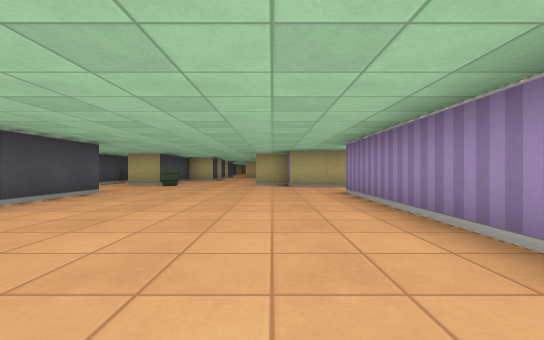
View 1 (above)

20 first-person views from a walk through a cub3D level. The camera is about half as high as the walls, looks level and sees 90° across. The floor is counted in squares. Each view is taken from the middle of a square. On the plan, view 1 faces up. The plan holds only what a view shows up to about 9 squares ahead; the rest is blank.

View 2
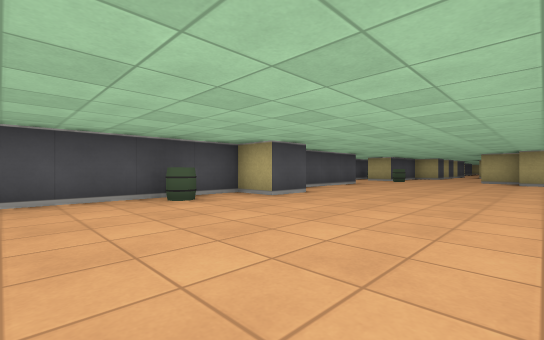

View 3
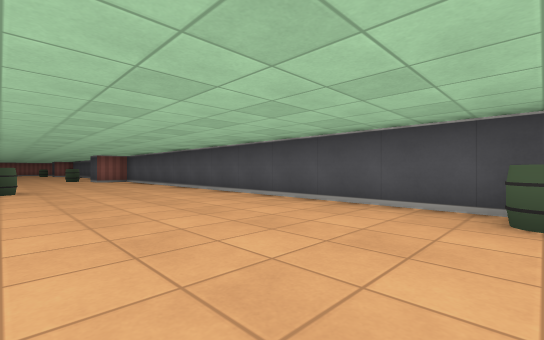

View 4
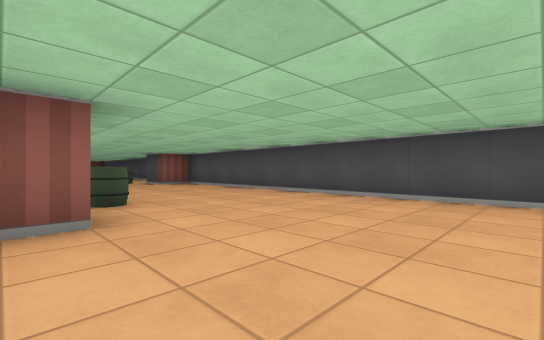

View 5
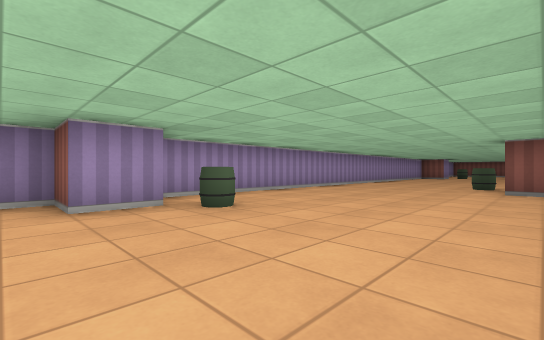

View 6
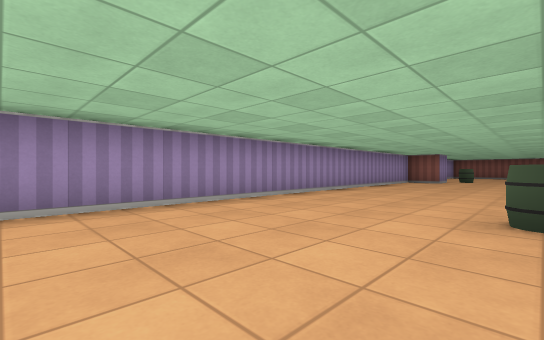

View 7
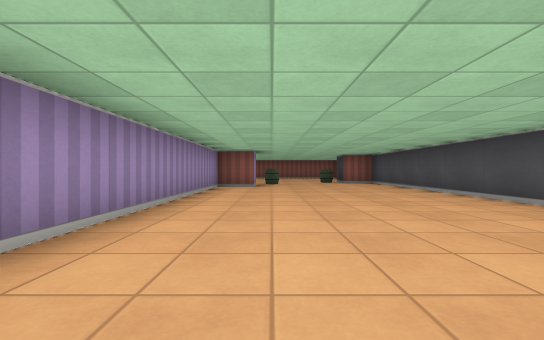

View 8
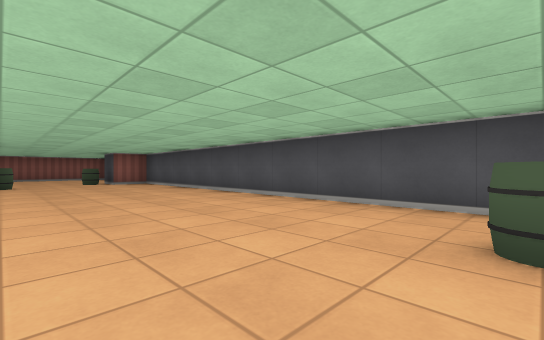

View 9
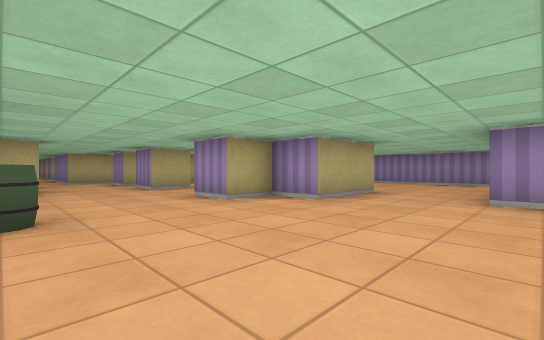

View 10
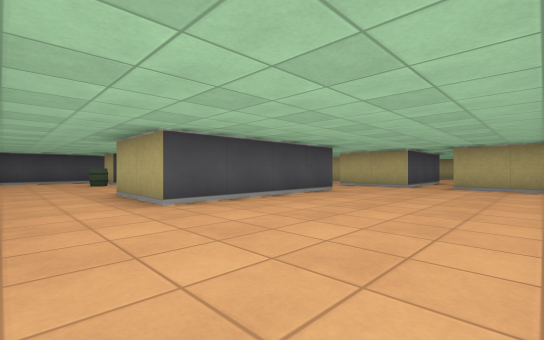

View 11
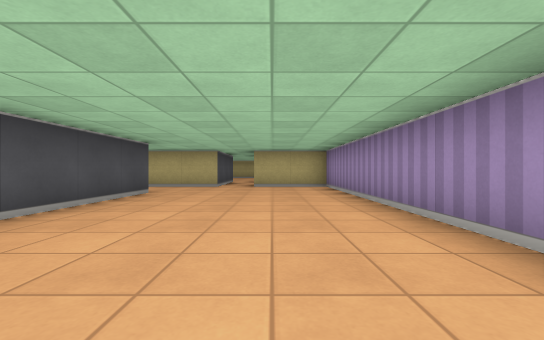

View 12
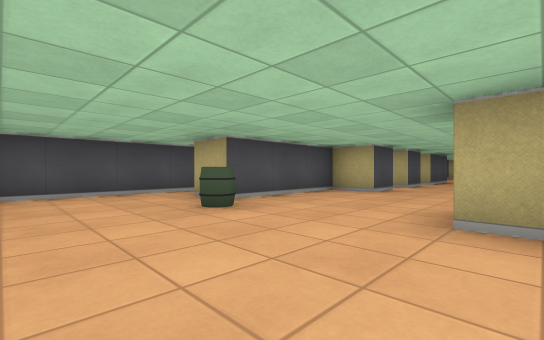

View 13
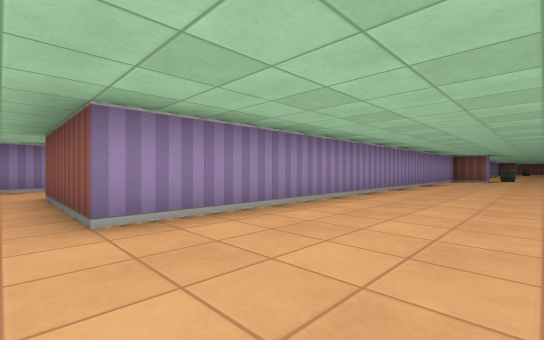

View 14
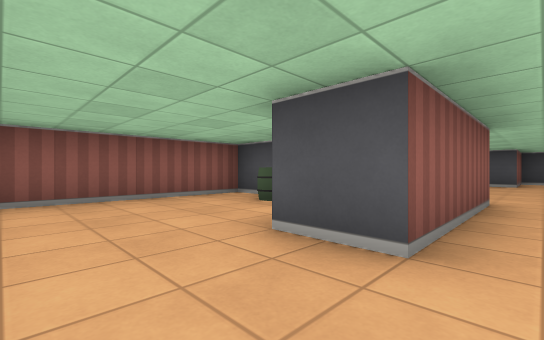

View 15
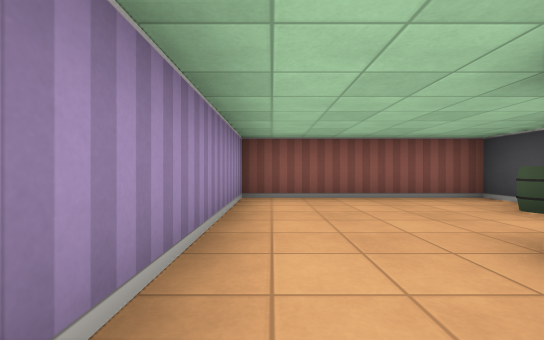

View 16
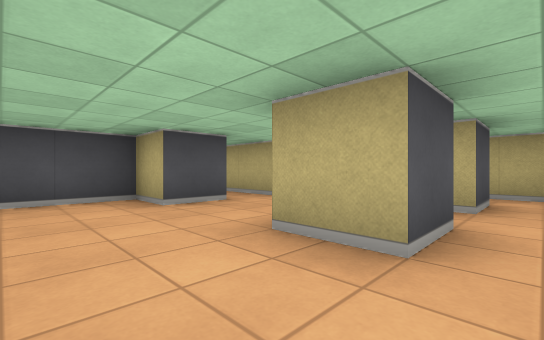

View 17
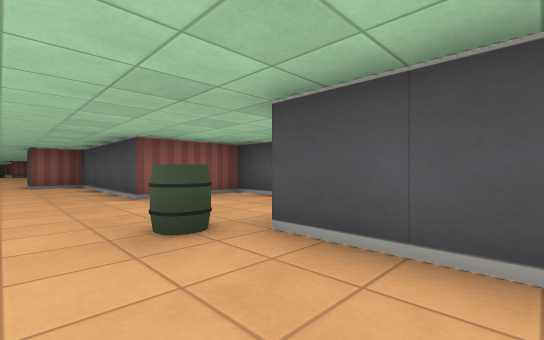

View 18
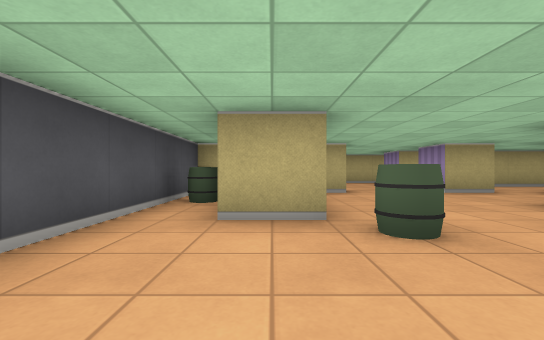

View 19
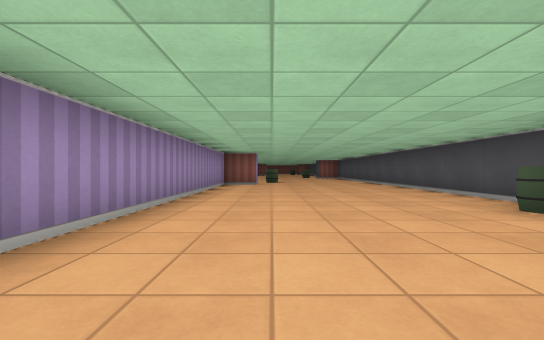

View 20
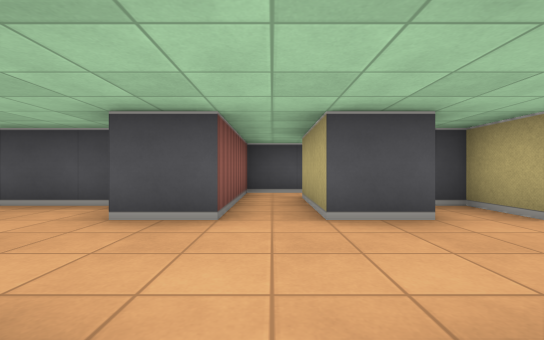

### Floor plan
Points are (right, up) in squares from view 1. A wall is a line through its corners. A room is listed if a view was taken in it or the views show most of it. See-through windows are left out.
Room 1 (views 1, 2, 3, 4, 5, 6, 7, 8, 9, 12, 13, 16, 17, 18, 19, 20)
walls: (0.5, -7.6) (0.5, -6.5) (1.5, -6.5) (1.5, 5.5); (-3.2, -12.5) (-2.5, -12.5) (-2.5, -13.2); (-4.5, 5.5) (-3.5, 5.5) (-3.5, 1.5) (-2.5, 1.5) (-2.5, 0.5) (-3.5, 0.5) (-3.5, -12.2); (-3.5, -14) (-3.5, -23.2); (1.5, 7.5) (0.5, 7.5) (0.5, 8.5) (-0.5, 8.5) (-0.5, 9.5); (0.5, 12.5) (0.5, 11.5) (-0.5, 11.5) (-0.5, 12.5); (-4.5, 12.5) (-2.5, 12.5) (-2.5, 11.5) (-3.5, 11.5) (-3.5, 8.5) (-4.5, 8.5); (0.5, -22.1) (0.5, -21.5) (1.5, -21.5) (1.5, -7.9); (0.5, 14.5) (0.5, 13.5) (-0.5, 13.5) (-0.5, 14.5); (-2.5, 14.6) (-2.5, 13.5) (-4.4, 13.5); (-2.5, 15.5) (-3.5, 15.5) (-3.5, 15); (1, 15.5) (-1.5, 15.5); (-3.2, -23.5) (-2.5, -23.5)
ways out: opening at (2, 6.5) to room 2; opening at (2, 12.5) to room 2; opening at (-4, 6.5) to room 4; opening at (-3.5, 13); opening at (-2, 15); opening at (-1.5, -22.5)
objects: barrel (-3, -1); barrel (-3, 8); barrel (-2, -14); barrel (0, -8)
Room 2 (views 10, 11, 14, 15)
walls: (2.5, 11.5) (2.5, 7.5) (1.5, 7.5); (3.5, 13.5) (1.5, 13.5); (1.5, 5.5) (4.5, 5.5); (6.5, 5.5) (6.5, 13.5) (4.5, 13.5)
ways out: opening at (2, 6.5) to room 1; opening at (2, 12.5) to room 1; opening at (5.5, 5) to room 3; opening at (4, 14)
Room 3 (no view inside)
walls: (2.5, 2.5) (2.5, 1.5) (6.5, 1.5) (6.5, 5.5); (4.5, 5.5) (4.5, 4.5)
ways out: opening at (5.5, 5) to room 2
objects: barrel (3, 3)
Room 4 (no view inside)
walls: (-5, 11.5) (-5.5, 11.5) (-5.5, 5.5) (-4.5, 5.5)
ways out: opening at (-4, 6.5) to room 1
objects: barrel (-5, 10)

Positions as (right, up) in squares from view 1, and headings:
1: (0, 0), facing up
2: (1, -3), facing up-left
3: (0, -1), facing down-left
4: (1, -4), facing down-left
5: (-3, -6), facing down-right
6: (-2, -11), facing down-right
7: (0, -14), facing down
8: (0, -14), facing down-left
9: (-3, 5), facing up-right
10: (6, 6), facing up-left
11: (5, 6), facing up
12: (0, 6), facing up-left
13: (-1, 6), facing down-right
14: (6, 6), facing down-left
15: (6, 6), facing down
16: (1, 10), facing up-left
17: (-2, 10), facing down-left
18: (-4, 6), facing up
19: (0, 2), facing down
20: (0, 13), facing left
